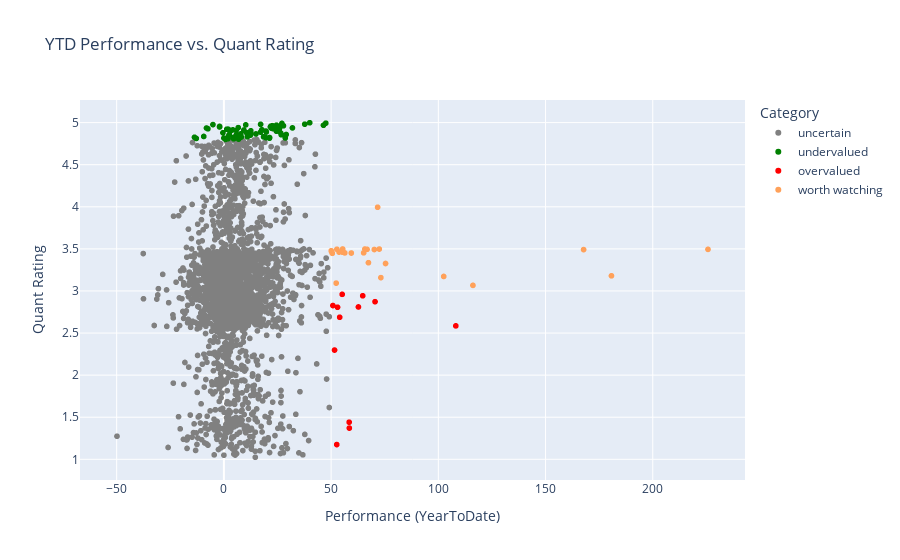

Notebook code cell kept with this figure:
### Markdown cell above
# YTD Performance vs. Quant Rating

### Code cell
import plotly.express as px
quant_col = daily_quant_rating_df.columns[-2]
quant_rating = daily_quant_rating_df[quant_col].reset_index().rename(columns={quant_col:'Quant Rating'})
perf = results_finvizsearch[['Ticker', 'Performance (YearToDate)']]
df = quant_rating.merge(perf, left_on='Symbol', right_on='Ticker', how='inner')
# df = df.loc[df.Ticker.isin(fu.sector_industry_member_search('Basic Materials', level='sector'))]
# Assign color based on logic:
# quant rating > 4.8 & Performance < 50 -> green
# quant rating < 3 & Performance > 50 -> red
# else -> gray
def assign_color(row):
    if (row['Quant Rating'] > 4.8) and (row['Performance (YearToDate)'] < 50):
        return 'green'
    elif (row['Quant Rating'] < 3) and (row['Performance (YearToDate)'] > 50):
        return 'red'
    elif (row['Quant Rating'] > 2.5) and (row['Quant Rating'] < 4) and (row['Performance (YearToDate)'] > 50):
        return 'yellow'
    else:
        return 'gray'

df['Color'] = df.apply(assign_color, axis=1)

px.scatter(
    df.assign(
        Color_Label=df['Color'].map({'gray': 'uncertain', 'green': 'undervalued', 'red': 'overvalued', 'yellow': 'worth watching'})
    ),
    x='Performance (YearToDate)',
    y='Quant Rating',
    hover_data=['Ticker'],
    color='Color_Label',
    color_discrete_map={'uncertain': 'gray', 'undervalued':'green', 'overvalued':'red', 'worth_watching': 'yellow'},
    category_orders={'Color_Label': ['uncertain', 'undervalued', 'overvalued', 'worth_watching']},
    labels={'Color_Label': 'Category'},
    title='YTD Performance vs. Quant Rating'
)

### Figure 1 — Plotly figure (JSON) as saved in the notebook; plotly's stock layout.template omitted (floating-point values rounded to 4 significant figures; data arrays with more than 128 entries replaced by an {"elided": "..."} marker saying what was removed)
{"data": [{"customdata": {"elided": "2744x1 str values"}, "hovertemplate": "Category=uncertain<br>Performance (YearToDate)=%{x}<br>Quant Rating=%{y}<br>Ticker=%{customdata[0]}<extra></extra>", "legendgroup": "uncertain", "marker": {"color": "gray", "symbol": "circle"}, "mode": "markers", "name": "uncertain", "showlegend": true, "type": "scattergl", "x": {"elided": "2744 float values"}, "xaxis": "x", "y": {"elided": "2744 float values"}, "yaxis": "y"}, {"customdata": [["TSM"], ["AMD"], ["INTC"], ["MU"], ["PFE"], ["NEM"], ["CRDO"], ["CLS"], ["NU"], ["AEM"], ["KGC"], ["GM"], ["VLO"], ["CIEN"], ["COHR"], ["HUT"], ["CDE"], ["PAAS"], ["W"], ["AA"], ["AU"], ["IAG"], ["HBM"], ["GFI"], ["TTMI"], ["GH"], ["INCY"], ["RY"], ["NGD"], ["ATI"], ["SANM"], ["GRAL"], ["IVZ"], ["ABEV"], ["VSAT"], ["CX"], ["SSRM"], ["AMKR"], ["EGO"], ["DB"], ["LQDA"], ["LNC"], ["UNFI"], ["MFC"], ["PAA"], ["INDV"], ["AEG"], ["GTX"], ["BBVA"], ["WLDN"], ["ENVA"], ["CGAU"], ["LASR"], ["LCII"], ["DRH"], ["TKC"], ["RIGL"], ["CIB"], ["OI"], ["CSTM"], ["NBR"], ["HRTG"], ["NUTX"], ["KALU"], ["UPB"], ["RERE"], ["CMRE"], ["FTK"], ["AMBP"], ["CYH"], ["SD"], ["STRT"], ["GOLD"]], "hovertemplate": "Category=undervalued<br>Performance (YearToDate)=%{x}<br>Quant Rating=%{y}<br>Ticker=%{customdata[0]}<extra></extra>", "legendgroup": "undervalued", "marker": {"color": "green", "symbol": "circle"}, "mode": "markers", "name": "undervalued", "showlegend": true, "type": "scattergl", "x": [10.19, 21.26, 22.14, 40.03, 3.01, 24.5, -7.46, 2.53, 7.77, 26.55, 31.96, -2.02, 14.93, -2.02, 6.7, 26.73, 46.44, 24.49, 9.33, 17.07, 24.6, 27.05, 25.79, 21.9, 37.71, 12.35, 3.26, -0.45, 47.53, 7.66, 18.5, 22.56, 8.11, 12.55, 25.59, 12.36, 19.8, 25.91, 28.62, 1.35, 17.69, -9.39, 4.57, 1.85, 6.85, -8.11, 0, 2.21, 7.12, 22.75, 0.22, 27.77, 17.12, 21.3, 5.69, 19.56, -13.71, 29.04, 5.83, 21.7, 19.63, -12.88, -5.11, 10.93, 10.57, 7.92, 0.82, 1.92, 7.56, 4.17, 6.72, 4.52, 26.61], "xaxis": "x", "y": [4.973, 4.815, 4.934, 4.998, 4.911, 4.97, 4.926, 4.861, 4.828, 4.875, 4.937, 4.955, 4.865, 4.948, 4.94, 4.856, 4.969, 4.898, 4.912, 4.887, 4.925, 4.991, 4.897, 4.958, 4.981, 4.851, 4.904, 4.879, 4.994, 4.842, 4.831, 4.964, 4.829, 4.903, 4.933, 4.884, 4.889, 4.931, 4.818, 4.922, 4.915, 4.835, 4.807, 4.923, 4.804, 4.936, 4.817, 4.843, 4.845, 4.929, 4.813, 4.962, 4.98, 4.823, 4.906, 4.821, 4.826, 4.859, 4.854, 4.95, 4.9, 4.812, 4.976, 4.832, 4.881, 4.867, 4.801, 4.809, 4.834, 4.914, 4.82, 4.824, 4.967], "yaxis": "y"}, {"customdata": [["USAR"], ["BKKT"], ["NTLA"], ["METC"], ["TMC"], ["ASPI"], ["RDW"], ["TSSI"], ["NFE"], ["PDYN"], ["ICHR"], ["TROX"]], "hovertemplate": "Category=overvalued<br>Performance (YearToDate)=%{x}<br>Quant Rating=%{y}<br>Ticker=%{customdata[0]}<extra></extra>", "legendgroup": "overvalued", "marker": {"color": "red", "symbol": "circle"}, "mode": "markers", "name": "overvalued", "showlegend": true, "type": "scattergl", "x": [108.2, 51.59, 62.74, 54, 53, 58.5, 64.74, 58.42, 52.63, 55.16, 70.48, 50.84], "xaxis": "x", "y": [2.585, 2.298, 2.81, 2.688, 2.807, 1.371, 2.943, 1.441, 1.175, 2.96, 2.873, 2.827], "yaxis": "y"}, {"customdata": [["IREN"], ["ASTS"], ["BE"], ["APLD"], ["UUUU"], ["AG"], ["UEC"], ["HL"], ["MRNA"], ["UAMY"], ["RCAT"], ["EXK"], ["SVM"], ["ASM"], ["SKYT"], ["IBRX"], ["SATL"], ["UCTT"], ["ALT"], ["ELVN"], ["SPIR"], ["RAPT"], ["ERAS"], ["VTYX"]], "hovertemplate": "Category=worth watching<br>Performance (YearToDate)=%{x}<br>Quant Rating=%{y}<br>Ticker=%{customdata[0]}<extra></extra>", "legendgroup": "worth watching", "marker": {"color": "#FFA15A", "symbol": "circle"}, "mode": "markers", "name": "worth watching", "showlegend": true, "type": "scattergl", "x": [50.07, 56.37, 66.75, 53.71, 75.38, 52.7, 59.42, 65.76, 65.17, 116.1, 102.5, 50.21, 55.16, 50.56, 72.47, 225.8, 180.8, 71.69, 52.35, 67.4, 73.2, 70.15, 167.7, 55.37], "xaxis": "x", "y": [3.478, 3.452, 3.495, 3.462, 3.326, 3.496, 3.451, 3.498, 3.453, 3.066, 3.172, 3.465, 3.462, 3.447, 3.498, 3.494, 3.18, 3.994, 3.093, 3.336, 3.158, 3.493, 3.491, 3.499], "yaxis": "y"}], "layout": {"legend": {"title": {"text": "Category"}, "tracegroupgap": 0}, "title": {"text": "YTD Performance vs. Quant Rating"}, "xaxis": {"anchor": "y", "domain": [0, 1], "title": {"text": "Performance (YearToDate)"}}, "yaxis": {"anchor": "x", "domain": [0, 1], "title": {"text": "Quant Rating"}}}}
